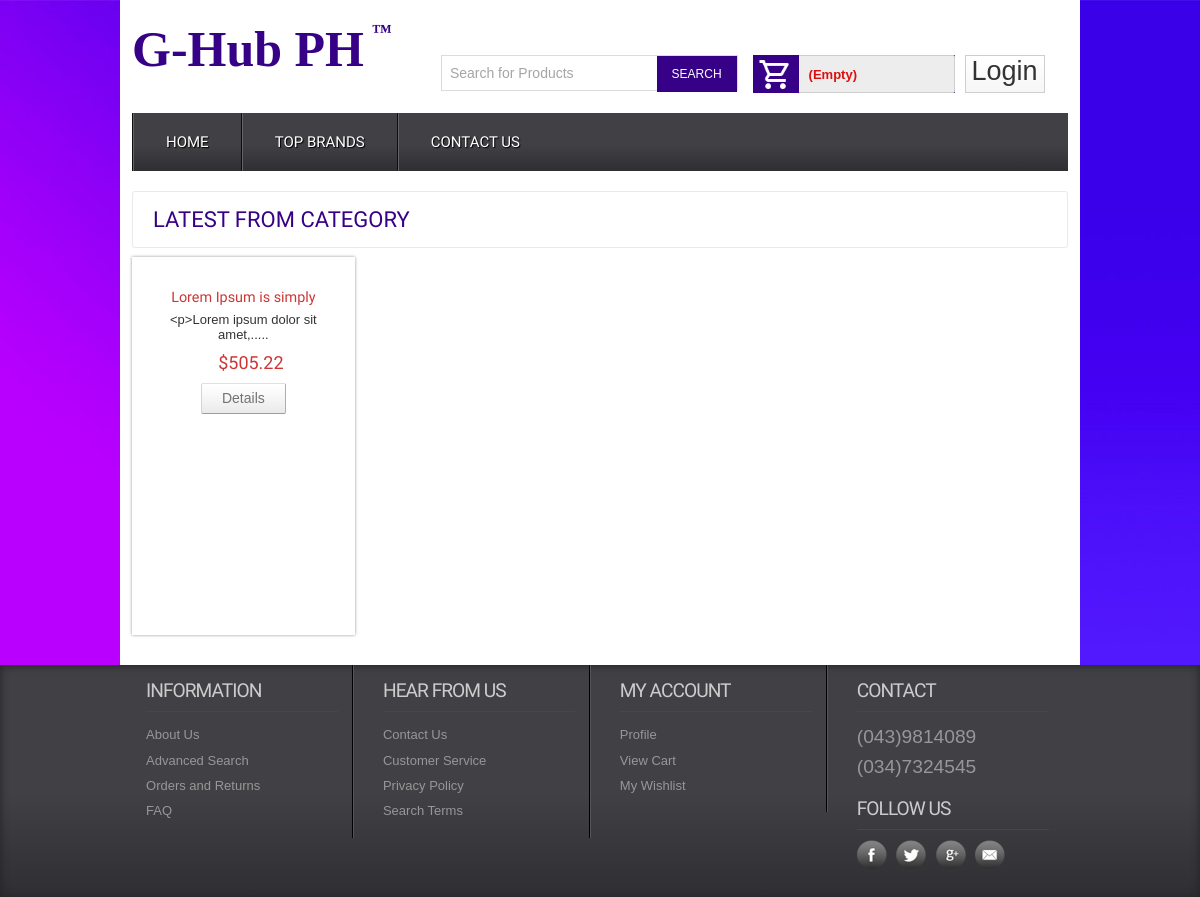
The app's page /productbycat.php?catId=4 with its own data.
### tables this page shows
CREATE TABLE `tbl_product` (
  `productId` int(11) NOT NULL,
  `productName` varchar(255) NOT NULL,
  `catId` int(11) NOT NULL,
  `brandId` int(11) NOT NULL,
  `body` text NOT NULL,
  `price` float NOT NULL,
  `image` varchar(255) NOT NULL,
  `type` tinyint(4) NOT NULL DEFAULT '0'
);

### classes/Product.php (called while the page is built, shortened)
<?php
$filepath = realpath(dirname(__FILE__));
include_once($filepath.'/../lib/Database.php');
include_once($filepath.'/../helpers/Format.php');
 ?>
<?php
class Product
{
    private $db;
    public function __construct()
    {
        $this->db = new Database();
    }
    public function productByCat($catId)
    {
        $catId  = mysqli_real_escape_string($this->db->link, $catId);
        $query  = "SELECT * FROM tbl_product WHERE catId = '$catId'";
        $result = $this->db->select($query);
        return $result;
    }
}

### lib/Database.php (called while the page is built, shortened)
<?php
class Database
{
    public $host   = DB_HOST;
    public $user   = DB_USER;
    public $pass   = DB_PASS;
    public $dbname = DB_NAME;
    public $link;
    private function connectDB()
    {
        $this->link = new mysqli(
            $this->host,
            $this->user,
            $this->pass,
            $this->dbname
        );
    }
    public function select($query)
    {
        $result = $this->link->query($query) or
        die($this->link->error . __LINE__);
        if ($result->num_rows > 0) {
            return $result;
        } else {
            return false;
        }
    }
}

### helpers/Format.php (called while the page is built, shortened)
<?php
class Format
{
    public function textShorten($text, $limit = 400)
    {
        $text = $text . " ";
        $text = substr($text, 0, $limit);
        $text = substr($text, 0, strrpos($text, ' '));
        $text = $text . ".....";
        return $text;
    }
}

### productbycat.php (the view, shortened to what this page needs)
<?php include 'inc/header.php'; ?>
<?php
if (!isset($_GET['catId']) || $_GET['catId'] == null) {
    echo "<script>window.location = '404.php';</script>";
} else {
    $catId = preg_replace('/[^-a-zA-Z0-9_]/', '', $_GET['catId']);
}
 ?>
 <div class="main">
    <div class="content">
    	<div class="content_top">
    		<div class="heading">
    		<h3>Latest from Category</h3>
    		</div>
    	</div>
	      <div class="section group">
	      	<?php
              $productByCat = $pd->productByCat($catId);
              if ($productByCat) {
                  while ($result = $productByCat->fetch_assoc()) {
                      ?>
				<div class="grid_1_of_4 images_1_of_4">
					 <h2><?php echo $result['productName']; ?></h2>
					 <p><?php echo $fm->textShorten($result['body'], 40); ?></p>
					 <p><span class="price">$<?php echo $result['price']; ?></span></p>
				     <div class="button"><span><a href="details.php?proId=<?php echo $result['productId']; ?>" class="details">Details</a></span></div>
				</div>
				<?php
                  }
              } else {
                  echo "<script>window.location = '404.php';</script>";
              } ?>
			</div>
    </div>
 </div>
<?php include 'inc/footer.php'; ?>

### css/style.css (style rules this page uses)
html,body,div,span,applet,object,iframe,h1,h2,h3,h4,h5,h6,p,blockquote,pre,a,abbr,acronym,address,big,cite,code,del,dfn,em,img,ins,kbd,q,s,samp,small,strike,strong,sub,sup,tt,var,b,u,i,dl,dt,dd,ol,nav ul,nav li,fieldset,form,label,legend,table,caption,tbody,tfoot,thead,tr,th,td,article,aside,canvas,details,embed,figure,figcaption,footer,header,hgroup,menu,nav,output,ruby,section,summary,time,mark,audio,video { margin:0;padding:0;border:0;font-size:100%;font:inherit;vertical-align:baseline; }
a { text-decoration:none; }
body { font-family:Arial, Helvetica, sans-serif; background:url(../images/body_bg.jpg); background-repeat: no-repeat; background-size: cover; }
.section { clear: both; padding: 0px; margin: 0px; }
.group:before, .group:after { content:""; display:table; }
.group:after { clear:both; }
.group { zoom:1; }
.content { padding:20px 0; background:#FFF; }
.content h2 { font-size:23px; color:#6C6C6C; font-family: 'Monda', sans-serif; }
.content_top { padding:15px 20px; border:1px solid #EBE8E8; border-radius:3px; }
.heading { float:left; margin-right:10%; }
.heading h3 { font-family: 'Monda', sans-serif; font-size:22px; color:#360187; text-transform:uppercase; }
.grid_1_of_4 { display: block; float:left; margin: 1% 0 1% 1.6%; box-shadow: 0px 0px 3px rgb(150, 150, 150); height: 350px; }
.grid_1_of_4:first-child { margin-left: 0; }
.images_1_of_4 { width: 20.8%; padding:1.5%; text-align:center; position:relative; }
.images_1_of_4 h2 { color: #CC3636; font-family: 'Monda', sans-serif; font-size:0.9em; font-weight : normal; }
.images_1_of_4 p { font-size:0.8125em; padding:0.4em 0; color: #333; }
.images_1_of_4 p span.price { font-size:18px; font-family: 'Monda', sans-serif; color: #CC3636; margin-left:15px; }
.images_1_of_4 .button { float: left; line-height: 1.9em; margin-top: 0.3em; width: 100%; }
.images_1_of_4 .button a { padding:7px 20px; font-size:0.8em; }
.images_1_of_4 .button a { font-family: "Trebuchet MS",Arial,Helvetica,sans-serif; font-size: 14px; line-height: 15px; text-transform: none; color: #737370; text-decoration: none!important; background: url(../images/button-bg.png) repeat-x 0 0 #E8E8E8; display: inline-block; border-left: 1px solid #D4D4D4!important; border-right: 1px solid #ADADAD!important; border-top: 1px solid #E0E0E0!important; border-bottom: 1px solid #9C9C9C!important; cursor: pointer!important; margin: 0 2px; border-radius: 2px; -moz-border-radius: 2px; -webkit-border-radius: 2px; -webkit-transition: all 0.5s ease; -moz-transition: all 0.5s ease; -o-transition: all 0.5s ease; transition: all 0.5s ease; }

### records on screen
tbl_product: productName "Lorem Ipsum is simply", body "<p>Lorem ipsum dolor sit amet,.....", price "505.22"
